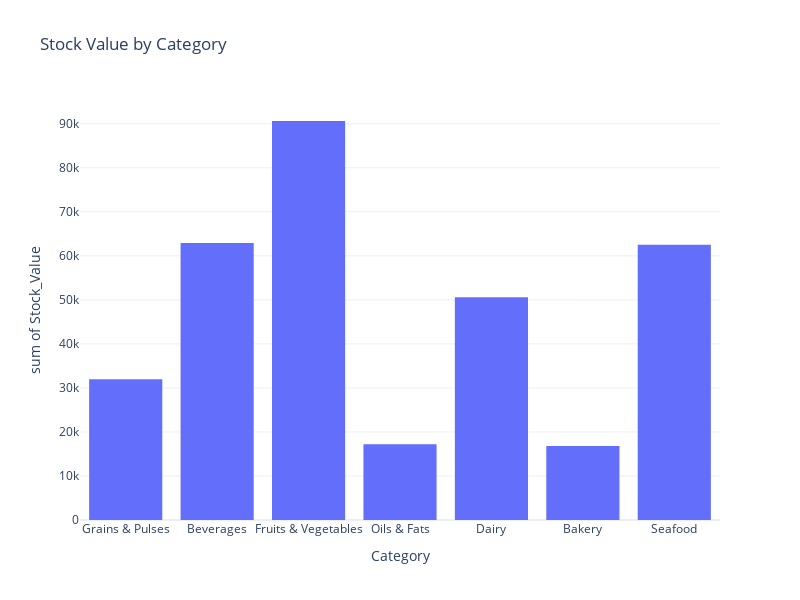

The cell this chart's notebook holds for it:
### Code cell
# Visual: Bar plot of stock value by category
fig = px.histogram(df, x='Category', y='Stock_Value', title='Stock Value by Category')
fig.show()

### Figure 1 — Plotly figure (JSON) as saved in the notebook; plotly's stock layout.template omitted (floating-point values rounded to 4 significant figures; data arrays with more than 128 entries replaced by an {"elided": "..."} marker saying what was removed)
{"data": [{"bingroup": "x", "histfunc": "sum", "hovertemplate": "Category=%{x}<br>sum of Stock_Value=%{y}<extra></extra>", "legendgroup": "", "marker": {"color": "#636efa", "pattern": {"shape": ""}}, "name": "", "orientation": "v", "showlegend": false, "type": "histogram", "x": {"elided": "990 str values"}, "xaxis": "x", "y": {"elided": "990 float values"}, "yaxis": "y"}], "layout": {"barmode": "relative", "height": 600, "legend": {"tracegroupgap": 0}, "title": {"text": "Stock Value by Category"}, "width": 800, "xaxis": {"anchor": "y", "domain": [0, 1], "title": {"text": "Category"}}, "yaxis": {"anchor": "x", "domain": [0, 1], "title": {"text": "sum of Stock_Value"}}}}
